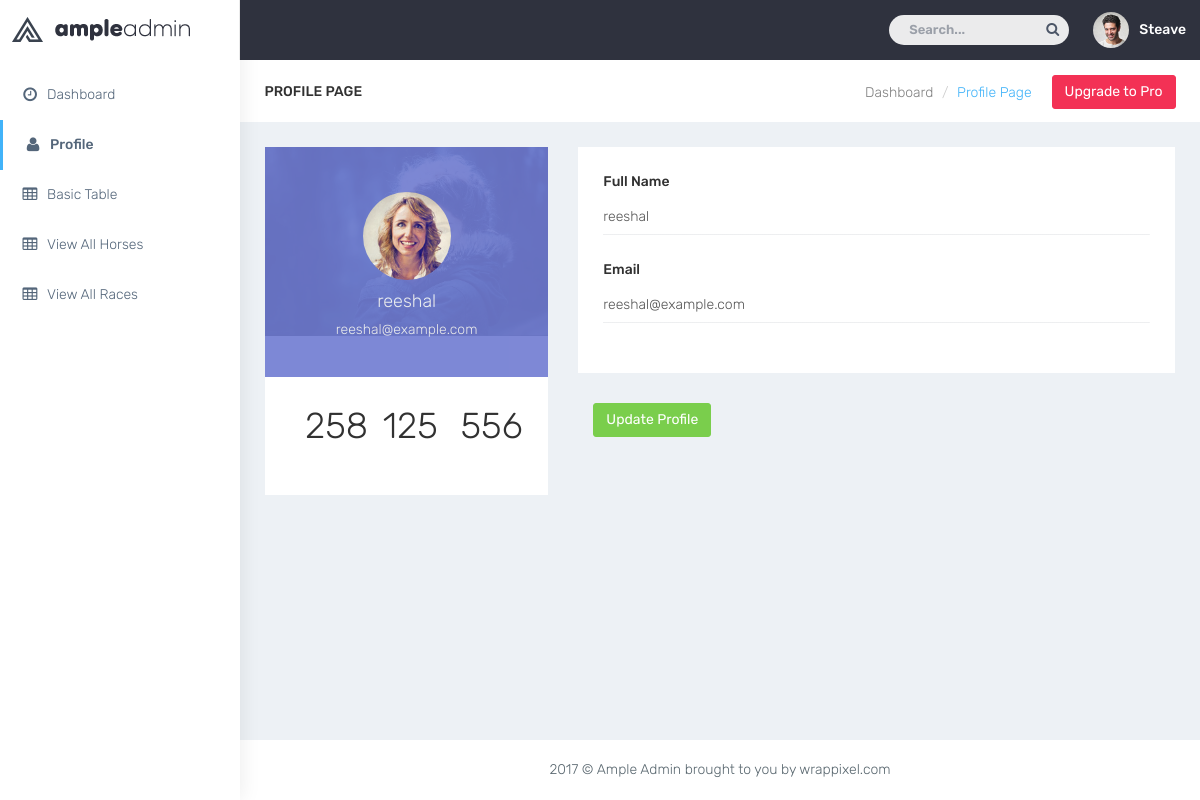
The app's page /frontend/admin/profile.php (signed in) with its own data.
### tables this page shows
CREATE TABLE `user` (
  `user_id` int(11) NOT NULL,
  `user_name` varchar(40) NOT NULL,
  `email` varchar(75) NOT NULL,
  `password` varchar(255) NOT NULL
);

### frontend/admin/profile.php (the view, shortened to what this page needs)
<?php session_start();
include('tables_head.php'); ?>
<?php include('admin_nav.php');
?>
<div id="page-wrapper">
    <div class="container-fluid">
        <div class="row bg-title">
            <div class="col-lg-3 col-md-4 col-sm-4 col-xs-12">
                <h4 class="page-title">Profile page</h4>
            </div>
            <div class="col-lg-9 col-sm-8 col-md-8 col-xs-12">
                <a href="https://wrappixel.com/templates/ampleadmin/" target="_blank" class="btn btn-danger pull-right m-l-20 hidden-xs hidden-sm waves-effect waves-light">Upgrade to Pro</a>
                <ol class="breadcrumb">
                    <li><a href="#">Dashboard</a></li>
                    <li class="active">Profile Page</li>
                </ol>
            </div>
        </div>
        <?php
        include('../../global/serverconnectionafterlogin.php');
        $username = $_SESSION['user_name'];
        $profilequery = "SELECT * from user where user_name='$username'";
        $selection = $conn->prepare($profilequery);
        $selection->execute();
        $users = $selection->fetchAll();
        foreach ($users as $user) {
        }
        ?>
        <div class="row">
            <div class="col-md-4 col-xs-12">
                <div class="white-box">
                    <div class="user-bg"> <img width="100%" alt="user" src="../../plugins/images/large/img1.jpg">
                        <div class="overlay-box">
                            <div class="user-content">
                                <a href="javascript:void(0)"><img src="../../plugins/images/users/genu.jpg" class="thumb-lg img-circle" alt="img"></a>
                                <h4 class="text-white"><?php echo $user['user_name']; ?></h4>
                                <h5 class="text-white"><?php echo $user['email']; ?></h5>
                            </div>
                        </div>
                    </div>
                    <div class="user-btm-box">
                        <div class="col-md-4 col-sm-4 text-center">
                            <h1>258</h1>
                        </div>
                        <div class="col-md-4 col-sm-4 text-center">
                            <h1>125</h1>
                        </div>
                        <div class="col-md-4 col-sm-4 text-center">
                            <h1>556</h1>
                        </div>
                    </div>
                </div>
            </div>
            <div class="col-md-8 col-xs-12">
                <div class="white-box">
                    <form class="form-horizontal form-material">
                        <div class="form-group">
                            <label class="col-md-12">Full Name</label>
                            <div class="col-md-12">
                                <input type="text" value="<?php echo $user['user_name']; ?>" class="form-control form-control-line"> </div>
                        </div>
                        <div class="form-group">
                            <label for="example-email" class="col-md-12">Email</label>
                            <div class="col-md-12">
                                <input type="email" value="<?php echo $user['email']; ?>" class="form-control form-control-line" name="example-email" id="example-email"> </div>
                        </div>
                        </div>
                        <div class="form-group">
                            <div class="col-sm-12">
                                <button class="btn btn-success">Update Profile</button>
                            </div>
                        </div>
                </div>
            </div>
        </div>
    </div>
    <footer class="footer text-center"> 2017 &copy; Ample Admin brought to you by wrappixel.com </footer>
</div>
</body>
</html>

### css/colors/default.css (style rules this page uses)
body { background: #fff; }
.bg-title .breadcrumb .active { color: #41b3f9; }

### records on screen
user: user_name "reeshal", email "reeshal@example.com", example-email "reeshal@example.com"
